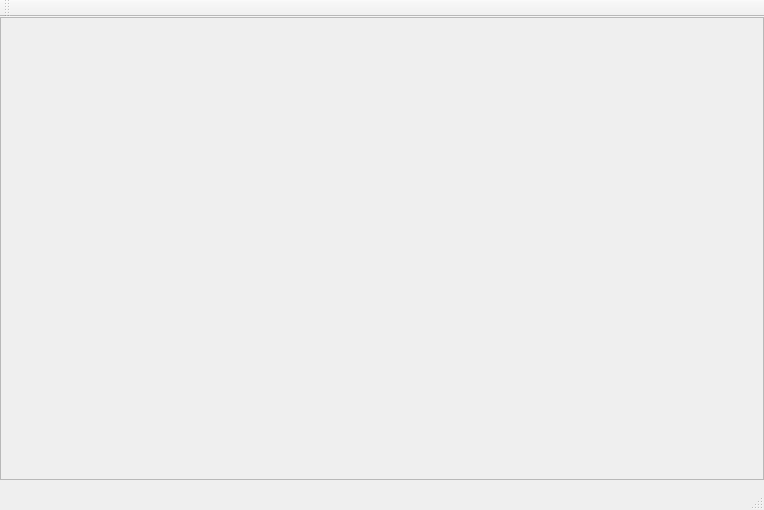
<?xml version="1.0" encoding="UTF-8"?>
<ui version="4.0">
 <class>MainWindow</class>
 <widget class="QMainWindow" name="MainWindow">
  <property name="geometry">
   <rect>
    <x>0</x>
    <y>0</y>
    <width>764</width>
    <height>510</height>
   </rect>
  </property>
  <property name="windowTitle">
   <string>MainWindow</string>
  </property>
  <widget class="QWidget" name="centralwidget">
   <layout class="QVBoxLayout" name="verticalLayout">
    <property name="leftMargin">
     <number>0</number>
    </property>
    <property name="topMargin">
     <number>0</number>
    </property>
    <property name="rightMargin">
     <number>0</number>
    </property>
    <property name="bottomMargin">
     <number>5</number>
    </property>
    <item>
     <widget class="QScrollArea" name="scrollArea">
      <property name="sizeAdjustPolicy">
       <enum>QAbstractScrollArea::AdjustToContents</enum>
      </property>
      <property name="widgetResizable">
       <bool>true</bool>
      </property>
      <widget class="QWidget" name="scrollAreaWidgetContents">
       <property name="geometry">
        <rect>
         <x>0</x>
         <y>0</y>
         <width>762</width>
         <height>438</height>
        </rect>
       </property>
       <property name="sizePolicy">
        <sizepolicy hsizetype="Preferred" vsizetype="Preferred">
         <horstretch>0</horstretch>
         <verstretch>0</verstretch>
        </sizepolicy>
       </property>
       <layout class="QVBoxLayout" name="verticalLayout_2">
        <property name="spacing">
         <number>7</number>
        </property>
        <property name="leftMargin">
         <number>0</number>
        </property>
        <property name="topMargin">
         <number>0</number>
        </property>
        <property name="rightMargin">
         <number>0</number>
        </property>
        <property name="bottomMargin">
         <number>0</number>
        </property>
        <item>
         <widget class="ImageDisplay" name="imageLabel">
          <property name="sizePolicy">
           <sizepolicy hsizetype="Maximum" vsizetype="Maximum">
            <horstretch>0</horstretch>
            <verstretch>0</verstretch>
           </sizepolicy>
          </property>
          <property name="text">
           <string/>
          </property>
         </widget>
        </item>
       </layout>
      </widget>
     </widget>
    </item>
   </layout>
  </widget>
  <widget class="QMenuBar" name="menubar">
   <property name="geometry">
    <rect>
     <x>0</x>
     <y>0</y>
     <width>764</width>
     <height>26</height>
    </rect>
   </property>
  </widget>
  <widget class="QStatusBar" name="statusbar">
   <property name="sizePolicy">
    <sizepolicy hsizetype="Preferred" vsizetype="Preferred">
     <horstretch>0</horstretch>
     <verstretch>0</verstretch>
    </sizepolicy>
   </property>
   <property name="minimumSize">
    <size>
     <width>3</width>
     <height>25</height>
    </size>
   </property>
   <property name="mouseTracking">
    <bool>true</bool>
   </property>
  </widget>
  <widget class="QToolBar" name="toolBar">
   <property name="windowTitle">
    <string>toolBar</string>
   </property>
   <attribute name="toolBarArea">
    <enum>TopToolBarArea</enum>
   </attribute>
   <attribute name="toolBarBreak">
    <bool>false</bool>
   </attribute>
  </widget>
 </widget>
 <customwidgets>
  <customwidget>
   <class>ImageDisplay</class>
   <extends>QLabel</extends>
   <header>imagedisplay.h</header>
  </customwidget>
 </customwidgets>
 <resources/>
 <connections/>
</ui>
